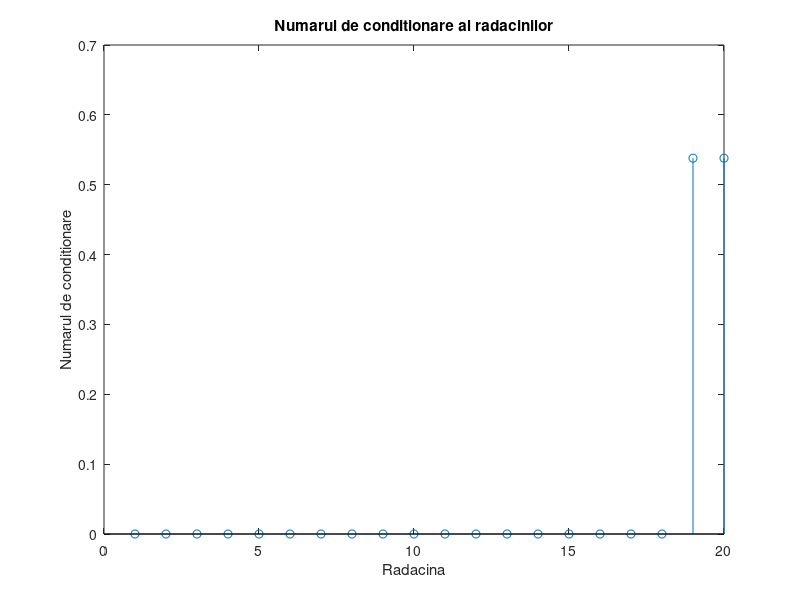
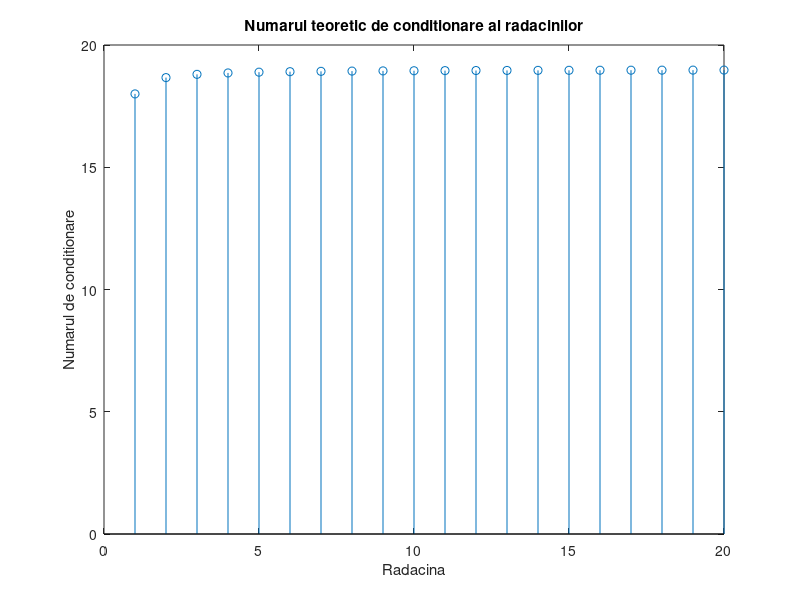

Recreate these plots in MATLAB, in order.
% definirea ecuatiei polinomiale
n = 20;
p = 2.^-(1:n); % polinomul x^n+x^(n-1) /2  +x^(n-2) /2^2 + ....


% NEW
function conditionare = custom_cond(poly, root)
    der_poly = polyder(poly);
    p = polyval(poly, root);
    dp = polyval(der_poly, root);
    conditionare = abs(root * dp / p);
end


% calculul radacinilor
roots_exact = roots(p);


% calculul numarului de conditionare al fiecarei radacini
cond_numbers = zeros(n, 1);
% NEW
cond_number_teoretic = zeros(n,1);
p_perturbed = p;
for i = 1:n
    perturbation = normrnd(0,1e-10); % dispersia perturbatiei
    p_perturbed(i) = p_perturbed(i) + perturbation;
    roots_perturbed = roots(p_perturbed);
    cond_numbers(i) = norm(roots_perturbed - roots_exact)/norm(roots_exact);
    % NEW
    cond_number_teoretic(i) = custom_cond(p, i);
end


% graficul numarului de conditionare al fiecarei radacini
figure;
stem(1:n, cond_numbers);
title('Numarul de conditionare al radacinilor');
xlabel('Radacina');
ylabel('Numarul de conditionare');


% NEW
figure;
stem(1:n, cond_number_teoretic);
title('Numarul teoretic de conditionare al radacinilor');
xlabel('Radacina');
ylabel('Numarul de conditionare');
ylabel('Numarul de conditionare');


% perturbare cu variabile aleatoare uniforme
perturbation_uniform = unifrnd(1, n+1) * 1e-10;
p_perturbed_uniform = p + perturbation_uniform;
roots_perturbed_uniform = roots(p_perturbed_uniform);
error_perturbed_uniform = norm(roots_perturbed_uniform-roots_exact)/norm(roots_exact)
